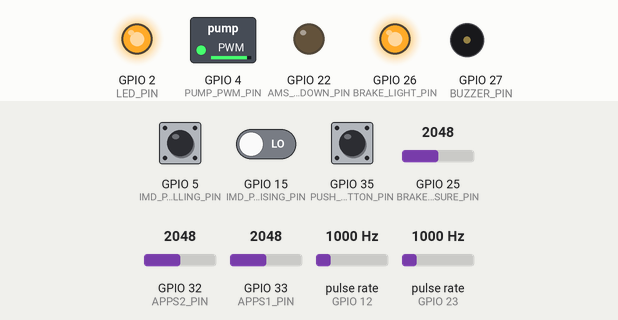
Bench run of a program on a simulated ESP32. Parts: switched loads named in the program (green lamp = pin HIGH), output pins drawn as LEDs (lit = HIGH), buzzer (waves = sounding, pin HIGH). Wiring (inferred from the names in the program): 2 × pulse sensor: data GPIO 12 / data GPIO 23. The inputs (shaded band) are chosen by the test bench; at power-on: GPIO 25 (BRAKE_PRESSURE_PIN) = 2048, GPIO 5 (IMD_PWM_FALLING_PIN) HIGH, GPIO 15 (IMD_PWM_RISING_PIN) LOW, GPIO 32 (APPS2_PIN) = 2048, GPIO 33 (APPS1_PIN) = 2048, GPIO 35 (PUSH_BUTTON_PIN) LOW, pulse rate (sensors on GPIO 12, GPIO 23) 1000 Hz. No CAN messages arrive unless stated; EEPROM starts erased; what the program prints to the serial monitor is not drawn.

Above: at 1.2 s.
1.3 s: GPIO 25 (BRAKE_PRESSURE_PIN) set to 3877
2.8 s: GPIO 25 (BRAKE_PRESSURE_PIN) set to 4012
At 3.4 s:
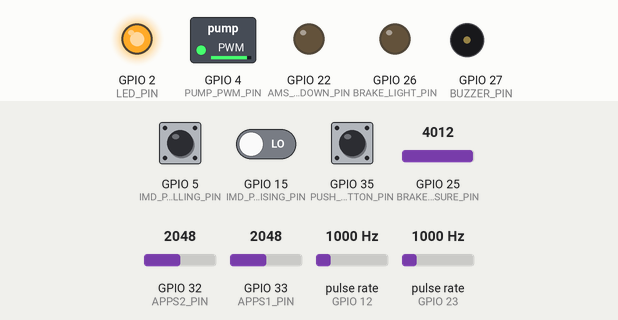
4.3 s: GPIO 25 (BRAKE_PRESSURE_PIN) set to 2875
At 5.5 s:
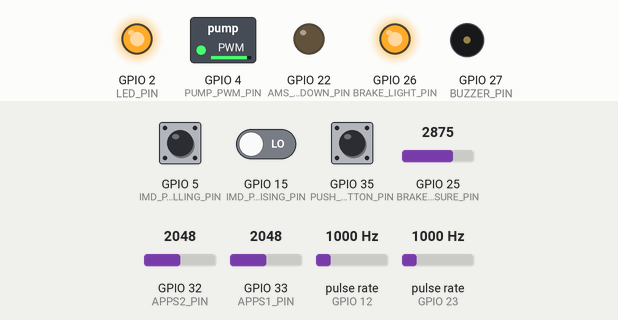
5.8 s: GPIO 25 (BRAKE_PRESSURE_PIN) set to 3972
At 6.1 s:
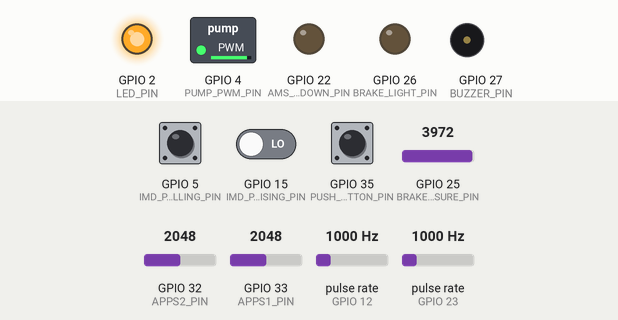
Timing chart, 0 to 8.3 s (numbered marks = the images above; inputs shaded):
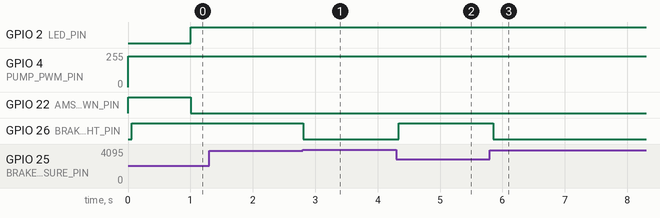

The program:

main.cpp
```cpp
#include <Arduino.h>
#include <HardwareSerial.h>
#include <freertos/task.h>

#include "ams.h"
#include "can.h"
#include "globals.h"
#include "peripherals.h"
#include "torque.h"
#include "utils.h"
#include <Preferences.h>

Preferences param_storage;

void setup() {
    Serial.begin(921600);

    initCAN();
    param_storage.begin("params", READ_WRITE_MODE);

    ledcSetup(0, 50, 10); // 50Hz PWM, 10-bit resolution
    pinMode(PUMP_PWM_PIN, OUTPUT);
    ledcAttachPin(PUMP_PWM_PIN, 0); // assign RGB led pins to channels

    pinMode(APPS1_PIN, INPUT);
    pinMode(APPS2_PIN, INPUT);
    pinMode(BRAKE_PRESSURE_PIN, INPUT);
    pinMode(PUSH_BUTTON_PIN, INPUT);
    pinMode(LED_PIN, OUTPUT);
    pinMode(BUZZER_PIN, OUTPUT);
    pinMode(BRAKE_LIGHT_PIN, OUTPUT);
    pinMode(AMS_SHUTDOWN_PIN, OUTPUT);
    pinMode(IMD_PWM_RISING_PIN, INPUT);
    pinMode(IMD_PWM_FALLING_PIN, INPUT);
    pinMode(AIR_CONTACT_PIN, INPUT);
    pinMode(FLOW_SENS1_PIN, INPUT);

    attachInterrupt(AIR_CONTACT_PIN, amsRisingEdgeInterrupt, RISING);
    attachInterrupt(FLOW_SENS1_PIN, flowSens1Frequency, RISING);
    attachInterrupt(IMD_PWM_RISING_PIN, imdRisingEdgeTime, RISING);
    attachInterrupt(IMD_PWM_FALLING_PIN, imdFallingEdgeTime, FALLING);

    xTaskCreate(startAMSTask, "AMS_TASK", 2048, NULL, 8, NULL);
    Serial.println("Finished creating task 0");
    xTaskCreate(startControlTask, "CONTROL_TASK", 8192, NULL, 2, NULL);
    Serial.println("Finished creating task 1");
    xTaskCreate(startPeripheralTask, "PERIPHERAL_TASK", 8192, NULL, 2, NULL);
    Serial.println("Finished creating task 2");
    xTaskCreate(startTorqueTask, "APPS_TASK", 8192, NULL, 2, NULL);
    Serial.println("Finished creating task 3");
    xTaskCreate(startReceiveCANTask, "CAN_RECEIVE_TASK", 8192, NULL, 3, NULL);
    Serial.println("Finished creating task 4");
    xTaskCreate(startTransmitCANTask, "CAN_TRANSMIT_TASK", 8192, NULL, 5, NULL);
    Serial.println("Finished creating task 5");
}

void loop() {}
```

ams.h
```cpp
#ifndef AMS_H
#define AMS_H

#define AMS_TASK_PERIOD (10)

void amsRisingEdgeInterrupt();
void startAMSTask(void* pvParameters);

#endif // AMS_H
```

can.h
```cpp
#ifndef CAN_H
#define CAN_H

#include <freertos/task.h>

void initCAN();

void startTransmitCANTask(void* pvParameters);
void startReceiveCANTask(void* pvParameters);

void sendTorque();
void sendState();
void sendPedals();
void sendIMD();
void sendTorqueParameters();

#endif // CAN_H
```

globals.h
```cpp
#ifndef GLOBALS_H
#define GLOBALS_H

#include <Arduino.h>
#include <Preferences.h>
#include <stdint.h>

#define LED_PIN GPIO_NUM_2
#define PUMP_PWM_PIN GPIO_NUM_4
#define IMD_PWM_FALLING_PIN GPIO_NUM_5
#define FLOW_SENS1_PIN GPIO_NUM_12
#define IMD_PWM_RISING_PIN GPIO_NUM_15
#define CAN_TX_PIN GPIO_NUM_16
#define CAN_RX_PIN GPIO_NUM_17
#define ACCUM_FAN_PIN GPIO_NUM_21
#define AMS_SHUTDOWN_PIN GPIO_NUM_22
#define AIR_CONTACT_PIN GPIO_NUM_23
#define BRAKE_PRESSURE_PIN GPIO_NUM_25
#define BRAKE_LIGHT_PIN GPIO_NUM_26
#define BUZZER_PIN GPIO_NUM_27
#define APPS2_PIN GPIO_NUM_32
#define APPS1_PIN GPIO_NUM_33
#define PUSH_BUTTON_PIN GPIO_NUM_35

// Turn on Pump if motor controller > 40c
#define PUMP_MOTOR_CONTROLLER_TEMP_THRESHOLD 400
#define PUMP_MOTOR_CONTROLLER_MAX_TEMP 800
// Turn on Pump if tractive voltage > 450v
#define PUMP_TRACTIVE_VOLTAGE_THRESHOLD 300
// Turn on Fan if coolant temp > 45c
#define RAD_FAN_COOLANT_TEMP_THRESHOLD 450
// Turn on Accumulator fan if accumulator temp > 40c
#define ACC_FAN_ACC_TEMP_THRESHOLD 400
// Turn off flag when tractive voltage < 20
#define RTD_TRACTIVE_VOLTAGE_OFF 200
// Turn off flag when tractive voltage > 450
#define RTD_TRACTIVE_VOLTAGE_ON 350

#define APPS_BSPC_INVALID 0x1
// RULE (2023 V2): T.4.2.10 Sensor out of defined range
#define APPS_SENSOR_OUT_OF_RANGE_INVALID 0x2
// RULE (2023 V2): T.4.2.4 APPS signals are within 10% of pedal position from each other
#define APPS_SENSOR_CONFLICT_INVALID 0x4
// RULE (2023 V2): T.4.3.4 BSE sensor out of defined range
#define BRAKE_SENSOR_OUT_OF_RANGE_INVALID 0x8

#define CTRL_RTD_INVALID 0x10
#define RTD_BUTTON 0x20
#define BRAKE_SWITCH 0x40
#define PUMP_ACTIVE 0x80
#define ACCUMULATOR_FAN_ACTIVE 0x100
#define RADIATOR_FAN_ACTIVE 0x200
#define AMS_CHATTER_ACTIVE 0x400

// IMD states
#define IMD_SHORT_CIRCUIT 0
#define IMD_NORMAL_CONDITION 1
#define IMD_UNDERVOLTAGE 2
#define IMD_STARTUP 3
#define IMD_DEVICE_ERROR 4
#define IMD_EARTH_FAULT 5

#define READ_ONLY_MODE true
#define READ_WRITE_MODE false

#define DEFAULT_TORQUE 1200           // Torque in Nm * 10
#define DEFAULT_POWER 500             // Power in kW * 10
#define DEFAULT_TARGET_SPEED_LIM 6000 // in RPM
#define SPEED_LIM_RANGE 500           // in RPM
#define REGEN_ENABLED 0
#define DEFAULT_IDLE_PUMP_SPEED 10 // Speed in %

extern Preferences param_storage;

typedef struct {
    int16_t motor_speed;
    int16_t tractive_voltage;
    int16_t motor_controller_temp;
    int16_t coolant_temp;
} MotorController;

extern MotorController global_motor_controller;

typedef struct {
    uint16_t pedal_position;
    uint16_t brake_pressure;
} Peripherals;

extern Peripherals global_peripherals;

typedef struct {
    int16_t max_temp;
    uint16_t DTC1;
    uint16_t DTC2;
    uint32_t last_heartbeat;
} BMS;

extern BMS global_bms;

typedef struct {
    int16_t requested_torque;
    uint32_t flags;
} OutputPeripherals;

typedef struct {
    uint32_t duty_cycle; // in % * 10
    uint32_t frequency;  // in hz * 10
    uint16_t resistance; // in k ohms
    uint8_t state;
} IMD;
extern IMD global_imd;

typedef struct {
    uint32_t flow_rate; // ~L/min * 10
} FlowSensors;
extern FlowSensors global_flow_sensors;

#define FAULTS_ACTIVE(flags) ((flags)&0x1F)

extern OutputPeripherals global_output_peripherals;

#endif // GLOBALS_H
```

peripherals.h
```cpp
#ifndef PERIPHERALS_H
#define PERIPHERALS_H

#include <stdint.h>

#define CONTROL_TASK_PERIOD 5

#define APPS1_MIN 1340
#define APPS1_MAX 1160
#define APPS2_MIN 2915
#define APPS2_MAX 2520
#define BRAKE_PRESSURE_MIN 290
#define BRAKE_PRESSURE_MAX (4095 * 9 / 10)
#define ADC_SHORTED_GND 150
#define ADC_SHORTED_VCC 3950

void imdFallingEdgeTime(void);
void imdRisingEdgeTime(void);
void flowSens1Frequency(void);
void pumpCycle(uint8_t pump_speed);
void startPeripheralTask(void* pvParameters);
void startControlTask(void* pvParameters);

#endif // PERIPHERALS_H
```

torque.h
```cpp
#ifndef TORQUE_H
#define TORQUE_H

#define TORQUE_TASK_PERIOD (3)

void startTorqueTask(void* pvParameters);

#endif // TORQUE_H
```

utils.h
```cpp
#pragma once

#define MAX(a, b) ((a) > (b) ? (a) : (b))
#define MIN(a, b) ((a) < (b) ? (a) : (b))
// b is the variable to be clamped, a is the minimum, and c is the maximum
#define CLAMP(a, b, c) (MIN((c), MAX((b), (a))))
#define ABS(a) ((a) < 0 ? ((a) * -1) : (a))

#define SET_FLAG(a, flag) ((a) |= (flag))
#define CLEAR_FLAG(a, flag) ((a) &= ~(flag))
#define FLAG_ACTIVE(a, flag) ((a) & (flag))
```

ams.cpp
```cpp
#include "ams.h"
#include "globals.h"
#include "utils.h"

#include <driver/twai.h>
#include <freertos/task.h>

static uint16_t ams_chatter_count = 0;

void IRAM_ATTR amsRisingEdgeInterrupt() {
    ams_chatter_count++;
}

void startAMSTask(void* params) {
    (void)params;
    static uint16_t loop_count = 0;
    TickType_t tick = xTaskGetTickCount();
    digitalWrite(AMS_SHUTDOWN_PIN, HIGH);
    while (1) {
        if (loop_count * AMS_TASK_PERIOD >= 1000) {
            loop_count = 0;
            if (ams_chatter_count > 2) {
                digitalWrite(AMS_SHUTDOWN_PIN, LOW);
                SET_FLAG(global_output_peripherals.flags, AMS_CHATTER_ACTIVE);
                digitalWrite(LED_PIN, HIGH);
                xTaskDelayUntil(&tick, pdMS_TO_TICKS(AMS_TASK_PERIOD));
                ams_chatter_count = 0;
                continue;
            }
            ams_chatter_count = 0;
        }

        uint32_t can_error = 0;
        twai_read_alerts(&can_error, 0);
        // Serial.printf("DTC1: %04x, DTC2: %04x\n", global_bms.DTC1, global_bms.DTC2);
        if (!can_error && (tick < (global_bms.last_heartbeat + 1000))) {
            if ((global_bms.DTC1 & 0x00FF) || (global_bms.DTC2 & 0xFFF2)) {
                digitalWrite(AMS_SHUTDOWN_PIN, LOW);
                digitalWrite(LED_PIN, HIGH);

            } else {
                digitalWrite(AMS_SHUTDOWN_PIN, HIGH);
            }
        } else {
            digitalWrite(AMS_SHUTDOWN_PIN, LOW);
        }

        xTaskDelayUntil(&tick, pdMS_TO_TICKS(AMS_TASK_PERIOD));
        loop_count += 1;
    }
}
```

can.cpp
```cpp
#include <HardwareSerial.h>
#include <driver/twai.h>

#include "can.h"
#include "globals.h"
#include "utils.h"

// CAN
twai_general_config_t g_config = TWAI_GENERAL_CONFIG_DEFAULT(CAN_TX_PIN, CAN_RX_PIN, TWAI_MODE_NORMAL);
twai_timing_config_t t_config = TWAI_TIMING_CONFIG_500KBITS();
twai_filter_config_t f_config = TWAI_FILTER_CONFIG_ACCEPT_ALL();

void initCAN() {
    if (twai_driver_install(&g_config, &t_config, &f_config) == ESP_OK) {
        Serial.println("CAN driver installed successfully");
    } else {
        Serial.println("Failed to install CAN driver");
    }

    if (twai_start() == ESP_OK) {
        Serial.println("CAN driver started successfully");
    } else {
        Serial.println("Failed to start CAN driver");
    }
}

void startTransmitCANTask(void* pvParameters) {
    (void)pvParameters;

    twai_message_t tx_msg = {};

    // Clear motor controller faults

    tx_msg.identifier = 0x0c1;
    tx_msg.data_length_code = 8;

    tx_msg.data[0] = 20;
    tx_msg.data[1] = 0;
    tx_msg.data[2] = 1;
    tx_msg.data[3] = 0;
    tx_msg.data[4] = 0;
    tx_msg.data[5] = 0;
    tx_msg.data[6] = 0;
    tx_msg.data[7] = 0;

    auto resp = twai_transmit(&tx_msg, pdMS_TO_TICKS(1));
    if (resp != ESP_OK) {
        // Serial.printf("Failed to send CAN message: %#02x\n", resp);
    }

    TickType_t tick = xTaskGetTickCount();

    while (1) {
        // Send messages that should be transmitted every 3ms
        if (tick % 3 == 0) {
            sendTorque();
        }

        // Send messages that should be transmitted every 100ms
        if (tick % 100 == 0) {
            sendState();
            sendPedals();
            sendIMD();
        }

        // Send messages that should be transmitted every 1000ms
        if (tick % 1000 == 0) {
            sendTorqueParameters();
        }

        xTaskDelayUntil(&tick, pdMS_TO_TICKS(1));
    }
}

void startReceiveCANTask(void* pvParameters) {
    (void)pvParameters;
    twai_message_t rx_msg;

    while (1) {
        if (twai_receive(&rx_msg, portMAX_DELAY) == ESP_OK) {
            switch (rx_msg.identifier) {
            case 0x0A2: { // INV_Hot_Spot_Temp, INV_Coolant_Temp
                uint16_t INV_Hot_Spot_Temp = ((uint16_t)rx_msg.data[3] << 8) | ((uint16_t)rx_msg.data[2]);
                global_motor_controller.motor_controller_temp = *(int16_t*)(&INV_Hot_Spot_Temp);
                uint16_t INV_Coolant_Temp = ((uint16_t)rx_msg.data[1] << 8) | ((uint16_t)rx_msg.data[0]);
                global_motor_controller.coolant_temp = *(int16_t*)(&INV_Coolant_Temp);
                break;
            }
            case 0x0A7: { // INV_DC_Bus_Voltage
                uint16_t INV_DC_Bus_Voltage = ((uint16_t)rx_msg.data[1] << 8) | ((uint16_t)rx_msg.data[0]);
                global_motor_controller.tractive_voltage = *(int16_t*)(&INV_DC_Bus_Voltage);
                break;
            }
            case 0x0B0: { // INV_Motor_Speed
                uint16_t INV_Motor_Speed = ((uint16_t)rx_msg.data[3] << 8) | ((uint16_t)rx_msg.data[2]);
                global_motor_controller.motor_speed = *(int16_t*)(&INV_Motor_Speed);
                break;
            }
            case 0x0E0: { // Custom BMS MSG
                uint8_t max_temp_raw = (uint8_t)(rx_msg.data[0]);
                global_bms.max_temp = *(int8_t*)(&max_temp_raw);
                break;
            }
            case 0x0E5: {
                global_bms.DTC1 = (rx_msg.data[1] << 8) | rx_msg.data[0];
                global_bms.DTC2 = (rx_msg.data[3] << 8) | rx_msg.data[2];
                global_bms.last_heartbeat = xTaskGetTickCount();
                break;
            }
            case 0x400: {
                // Torque Parameter Editing
                uint16_t torque_raw = ((uint16_t)rx_msg.data[1] << 8) | ((uint16_t)rx_msg.data[0]);
                int16_t new_torque_raw = *(int16_t*)(&torque_raw);

                uint16_t power_raw = ((uint16_t)rx_msg.data[3] << 8) | ((uint16_t)rx_msg.data[2]);
                int16_t new_power_raw = *(int16_t*)(&power_raw);

                uint16_t target_speed_limit = ((uint16_t)rx_msg.data[5] << 8) | ((uint16_t)rx_msg.data[4]);
                int16_t new_target_speed_limit = *(int16_t*)(&target_speed_limit);

                // Idle pump speed editing
                uint8_t idle_pump_raw = rx_msg.data[6];

                // update stored values if different
                param_storage.putShort("torqueRaw", new_torque_raw);
                param_storage.putShort("powerRaw", new_power_raw);
                param_storage.putShort("targetSpeedLim", new_target_speed_limit);
                param_storage.putUChar("idlePumpSpeed", idle_pump_raw);

                break;
            }
            }
        }
    }
}

void sendTorque() {
    twai_message_t tx_msg = {};

    tx_msg.identifier = 0x0c0;
    tx_msg.data_length_code = 8;

    if (FLAG_ACTIVE(global_output_peripherals.flags, CTRL_RTD_INVALID)) {
        for (uint8_t i = 0; i < 8; i++) {
            tx_msg.data[i] = 0;
        }
    } else {
        // Bytes 0 & 1 is the requested torque
        uint16_t bitwise_requested_torque = 0;
        if (!FAULTS_ACTIVE(global_output_peripherals.flags)) {
            bitwise_requested_torque = *(uint16_t*)&global_output_peripherals.requested_torque;
        }
        tx_msg.data[0] = bitwise_requested_torque & 0xFF;
        tx_msg.data[1] = bitwise_requested_torque >> 8;

        // Bytes 2 & 3 is the requested RPM (if not in torque mode)
        tx_msg.data[2] = 0;
        tx_msg.data[3] = 0;

        // Byte 4 is Forward/Reverse
        tx_msg.data[4] = 0; // 1 is Forward

        // Byte 5 is Configuration
        tx_msg.data[5] = 0x1; // Inverter Enable

        // Byte 6 & 7 sets torque limits
        tx_msg.data[6] = 0;
        tx_msg.data[7] = 0;
    }

    auto resp = twai_transmit(&tx_msg, pdMS_TO_TICKS(1));
    if (resp != ESP_OK) {
        // Serial.printf("Failed to send CAN message: %#02x\n", resp);
    }
}

void sendState() {
    // Format is defined in VCU.dbc
    twai_message_t tx_msg;
    tx_msg.identifier = 0x300;
    tx_msg.data_length_code = 2;

    uint16_t flags = global_output_peripherals.flags;
    tx_msg.data[0] = flags & 0xFF;
    tx_msg.data[1] = (flags >> 8) && 0xFF;

    if (twai_transmit(&tx_msg, pdMS_TO_TICKS(1)) != ESP_OK) {
        // printf("Failed to send CAN message\n");
    }
}

void sendPedals() {
    // Format is defined in VCU.dbc
    twai_message_t tx_msg;
    tx_msg.identifier = 0x301;
    tx_msg.data_length_code = 4;

    uint16_t position = global_peripherals.pedal_position;
    tx_msg.data[0] = position & 0xFF;
    tx_msg.data[1] = position >> 8;

    uint16_t pressure = global_peripherals.brake_pressure;
    tx_msg.data[2] = pressure & 0xFF;
    tx_msg.data[3] = pressure >> 8;

    if (twai_transmit(&tx_msg, pdMS_TO_TICKS(1)) != ESP_OK) {
        // printf("Failed to send CAN message\n");
    }
}

void sendIMD() {
    twai_message_t tx_msg;
    tx_msg.identifier = 0x304;
    tx_msg.data_length_code = 3;

    tx_msg.data[0] = global_imd.state;

    uint16_t resistance = global_imd.resistance;
    tx_msg.data[1] = resistance & 0xFF;
    tx_msg.data[2] = resistance >> 8;

    if (twai_transmit(&tx_msg, pdMS_TO_TICKS(1)) != ESP_OK) {
        // printf("Failed to send CAN message\n");
    }
}

void sendTorqueParameters() {
    twai_message_t tx_msg;
    tx_msg.identifier = 0x305;
    tx_msg.data_length_code = 7;

    int16_t torque = param_storage.getShort("torqueRaw", DEFAULT_TORQUE);
    tx_msg.data[0] = torque & 0xFF;
    tx_msg.data[1] = torque >> 8;

    int16_t power = param_storage.getShort("powerRaw", DEFAULT_POWER);
    tx_msg.data[2] = power & 0xFF;
    tx_msg.data[3] = power >> 8;

    int16_t target_speed = param_storage.getShort("targetSpeedLim", DEFAULT_TARGET_SPEED_LIM);
    tx_msg.data[4] = target_speed & 0xFF;
    tx_msg.data[5] = target_speed >> 8;

    uint8_t idle_pump_speed = param_storage.getUChar("idlePumpSpeed", DEFAULT_IDLE_PUMP_SPEED);
    tx_msg.data[6] = idle_pump_speed & 0xFF;

    if (twai_transmit(&tx_msg, pdMS_TO_TICKS(1)) != ESP_OK) {
        // printf("Failed to send CAN message\n");
    }
}

void sendFlowSensor() {
    twai_message_t tx_msg;
    tx_msg.identifier = 0x306;
    tx_msg.data_length_code = 2;

    uint16_t flow_rate = global_flow_sensors.flow_rate;
    tx_msg.data[0] = flow_rate & 0xFF;
    tx_msg.data[1] = (flow_rate >> 8) && 0xFF;

    if (twai_transmit(&tx_msg, pdMS_TO_TICKS(1)) != ESP_OK) {
        // printf("Failed to send CAN message\n");
    }
}
```

globals.cpp
```cpp
#include "globals.h"

MotorController global_motor_controller = {.motor_speed = 0, .tractive_voltage = 0, .motor_controller_temp = 0, .coolant_temp = 0};

BMS global_bms = {.max_temp = 0, .last_heartbeat = 0};

Peripherals global_peripherals = {.pedal_position = 0, .brake_pressure = 0};

OutputPeripherals global_output_peripherals = {.requested_torque = 0,
                                               .flags = APPS_BSPC_INVALID | APPS_SENSOR_OUT_OF_RANGE_INVALID | APPS_SENSOR_CONFLICT_INVALID |
                                                        BRAKE_SENSOR_OUT_OF_RANGE_INVALID | CTRL_RTD_INVALID};

IMD global_imd = {.duty_cycle = 0, .frequency = 0, .resistance = 0, .state = IMD_STARTUP};

FlowSensors global_flow_sensors = {.flow_rate = 0};
```

Source omitted: peripherals.cpp (9625 bytes), torque.cpp (1675 bytes)

Measured:
- the behaviour switches between 3949 and 3950 on GPIO 25 (BRAKE_PRESSURE_PIN) (found by bisection; images 0 and 1)
- after the input at 1.3 s, every drawn part: stays the same
- after the input at 2.8 s, GPIO 26 (BRAKE_LIGHT_PIN): HIGH → LOW at once
- after the input at 4.3 s, GPIO 26 (BRAKE_LIGHT_PIN): LOW → HIGH at once
- after the input at 5.8 s, GPIO 26 (BRAKE_LIGHT_PIN): HIGH → LOW after 0.06 s
